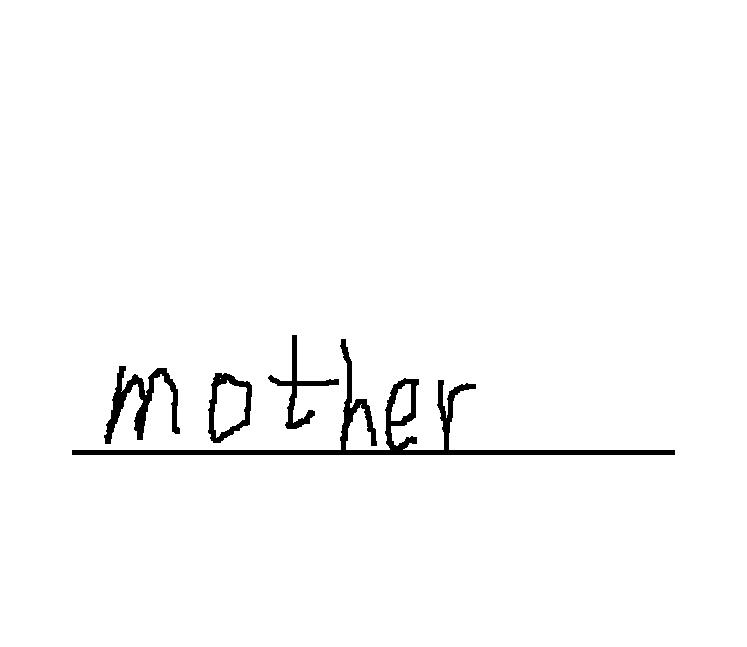
#> input picture model_use/connect/files/image.jpg, 747 x 647 px; its folder holds only this picture in this run
$ python -i words_delete_Blank.py   (imports and definitions only)
#> lines starting #> are read from the running program, lines starting #| are printed output that depends on the picture
import os
import json
from PIL import Image, ImageDraw
from tqdm import tqdm


def crop_image(image_path, output_path):
#> called with image_path = 'connect/files/image.jpg', output_path = 'out.png'
    global paths
    # 打开图像
    img = Image.open(image_path)
#> img is the input picture: PIL image 747x647 RGB; min 0, max 255, mean 249.9

    # print(image_path)

    # 将图像转换为灰度图
    img_gray = img.convert('L')

    # 获取图像尺寸
    width, height = img_gray.size
#> width = 747; height = 647
    # print("width: " + str(width))
    # print("height: " + str(height))

    black_color = 150
    row_color_threshold = 0.005
    column_color_threshold = 0.05
    blank_distance = 0.08

    # 检测是否是空白图
    is_blank = 1
    for x in range(width):
        # 统计当前列的黑色像素数
        is_blank_black_pixel_count = sum(1 for y in range(height) if img_gray.getpixel((x, y)) < black_color)
        if is_blank_black_pixel_count > height * column_color_threshold:
            is_blank = 0
            break
#> this loop made 112 passes
#> is_blank_black_pixel_count on passes 1 to 12: 0, 0, 0, 0, 0, 0, 0, 0, 0, 0, 0, 0

    if is_blank == 1:
        paths.append(image_path)
    else:
        # 左右
        find = 0
        left_boundary = []
        right_boundary = []
        for x in range(width):
            # 统计当前列的黑色像素数
            left_black_pixel_count = sum(1 for y in range(height) if img_gray.getpixel((x, y)) < black_color)
            # 左白右黑，左边界
            if find == 0 and left_black_pixel_count > height * column_color_threshold:
                find = 1
                left_boundary.append(x)
                # 右边界列表非空
                if right_boundary:
                    # 空白距离过小
                    if left_boundary[-1] - right_boundary[-1] < width * blank_distance:
                        left_boundary.pop(-1)
                        right_boundary.pop(-1)
            # 左黑右白，右边界
            if find == 1 and left_black_pixel_count <= height * column_color_threshold:
                find = 0
                right_boundary.append(x)
#> this loop made 747 passes
#> after the loop, find = 0; left_boundary = [111]; right_boundary = [453]

        # 左右边界一一对应
        if len(left_boundary) == len(right_boundary) + 1:
            right_boundary.append(width - 1)

        if len(left_boundary) == 0:
            print("error: len(left_boundary)=0")
        else:
            max_distance = 0
            for i in range(len(left_boundary)):
                if right_boundary[i] - left_boundary[i] > max_distance:
                    max_distance = right_boundary[i] - left_boundary[i]
                    right_bound = right_boundary[i]
                    left_bound = left_boundary[i]
#> this loop made 1 pass
#> (max_distance, right_bound, left_bound) on pass 1: (342, 453, 111)
#> after the loop, left_bound = 111; max_distance = 342; right_bound = 453

        # 寻找上边界
        for y in range(height):
            # 统计当前行的黑色像素数
            top_black_pixel_count = sum(1 for x in range(left_bound, right_bound + 1) if img_gray.getpixel((x, y)) < black_color)
            if top_black_pixel_count > (right_bound - left_bound + 1) * row_color_threshold:
                top_bound = y
                break
#> this loop made 336 passes

        # 寻找下边界
        for y in range(height - 1, 0, -1):
            # 统计当前行的黑色像素数
            bottom_black_pixel_count = sum(1 for x in range(left_bound, right_bound + 1) if img_gray.getpixel((x, y)) < black_color)
            if bottom_black_pixel_count > (right_bound - left_bound + 1) * row_color_threshold:
                bottom_bound = y
                break
#> this loop made 193 passes

        # 裁剪图片
        cropped_img = img.crop((left_bound, top_bound, right_bound, bottom_bound))
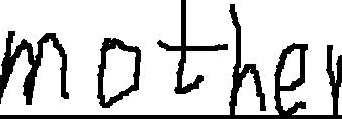
#> cropped_img: PIL image 342x119 RGB; min 0, max 255, mean 206.3
        cropped_img.save(output_path)

        # # 绘制矩形
        # draw = ImageDraw.Draw(img)
        # draw.rectangle([left_bound, top_bound, right_bound, bottom_bound])
        # img.save(output_path)


def process_images_in_folder(folderIn_path, folder_save_folder):
    if not os.path.exists(folder_save_folder):
        os.makedirs(folder_save_folder)

    # 获取总图片数量
    total_images = count_images_in_folder(folderIn_path)

    # 使用总图片数量初始化进度条
    progress_bar = tqdm(total=total_images, desc='Processing images')

    # 开始处理图片
    for filename in os.listdir(folderIn_path):
        fileInpath = os.path.join(folderIn_path, filename)
        file_save_folder = os.path.join(folder_save_folder, filename)
        if os.path.isdir(fileInpath):
            # 如果是文件夹，则递归处理其中的图片
            process_images_in_folder(fileInpath, file_save_folder)
        elif filename.endswith(('.png', '.jpg', '.jpeg')):
            # 如果是图片文件，则进行处理
            crop_image(fileInpath, file_save_folder)
            # 更新进度条
            progress_bar.update(1)

    # 关闭进度条
    progress_bar.close()


# 计算指定文件夹中图片文件的数量
def count_images_in_folder(folder_path):
    image_count = 0
    for filename in os.listdir(folder_path):
        fileInpath = os.path.join(folder_path, filename)
        if os.path.isdir(fileInpath):
            image_count += count_images_in_folder(fileInpath)
        elif filename.endswith(('.png', '.jpg', '.jpeg')):
            image_count += 1
    return image_count


# [6 lines not run here, left out]
    # # 将路径列表写入到 JSON 文件中
    # with open(os.path.join(output_folder, "blankImg.json"), "w") as f:
    #     json.dump(paths, f)

>>> result = crop_image('connect/files/image.jpg', 'out.png')

$ run again, on model_use/connect/files/noblank.jpg
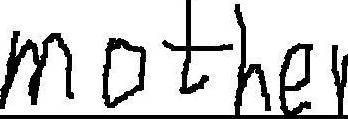
#> input picture model_use/connect/files/noblank.jpg, 348 x 119 px
#> in crop_image, img is the input picture: PIL image 348x119 RGB; min 0, max 255, mean 205.9
#> the loop in crop_image, `for x in range(width):` made 1 pass
#> is_blank_black_pixel_count on pass 1: 18
#> the loop in crop_image, `for x in range(width):` made 348 passes
#> left_black_pixel_count on passes 1 to 8: 18, 25, 27, 28, 29, 33, 29, 40
#> after the loop in crop_image, `for x in range(width):`: find = 1; left_boundary = [0, 102]; right_boundary = [74]
#> the loop in crop_image, `for i in range(len(left_boundary)):` made 2 passes
#> (max_distance, right_bound, left_bound) on passes 1 to 2: (74, 74, 0), (245, 347, 102)
#> after the loop in crop_image, `for i in range(len(left_boundary)):`: left_bound = 102; max_distance = 245; right_bound = 347
#> the loop in crop_image, `for y in range(height):` made 1 pass
#> top_black_pixel_count on pass 1: 5
#> the loop in crop_image, `for y in range(height - 1, 0, -1):` made 1 pass
#> bottom_black_pixel_count on pass 1: 246
#> in crop_image, `cropped_img = img.crop((left_bound, top_bound, right_bound, bottom_bou..`:
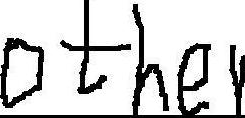
#> cropped_img: PIL image 245x118 RGB; min 0, max 255, mean 206.9
